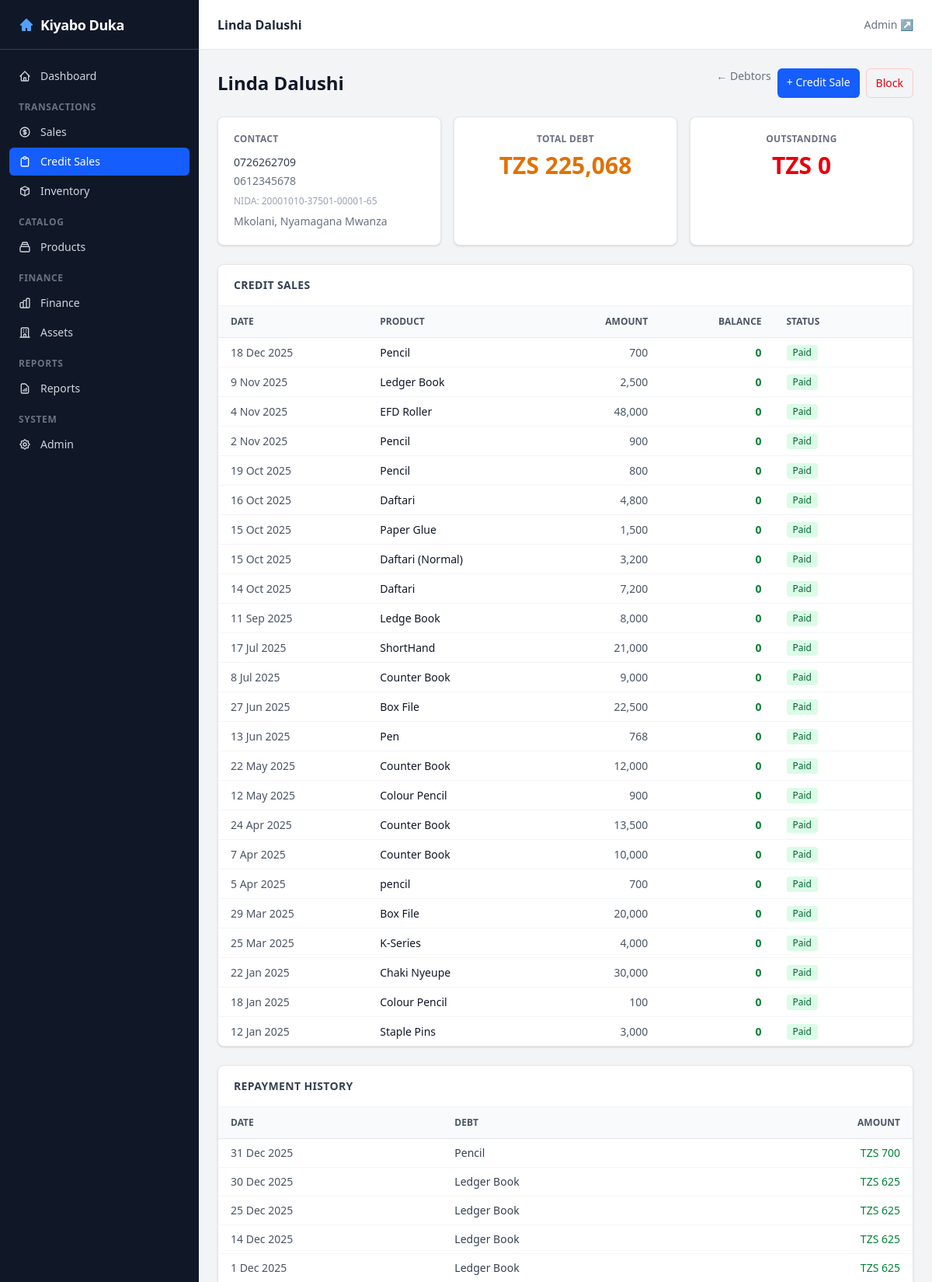
/credit/debtor/1/ (upper part), run on the app's committed database.
### credit/models.py (models this page shows, shortened)
class Debtor(TimestampedModel, ActionMixin):
    name = models.CharField(max_length=255)
    address = models.TextField(blank=True)
    phone_1 = models.CharField(max_length=30, blank=True)
    phone_2 = models.CharField(max_length=30, blank=True)
    nida_id = models.CharField(max_length=255, blank=True, verbose_name='NIDA ID')
    credit_limit = models.DecimalField(max_digits=15, decimal_places=2, default=0,
                                       help_text='Max outstanding balance. 0 = no limit.')
    is_blocked = models.BooleanField(default=False,
                                     help_text='Block new credit sales for this debtor.')
    class Meta:
        ordering = ['name']
    @property
    def total_debt(self):
        expr = ExpressionWrapper(
            F('quantity') * F('unit_price') - F('discount'),
            output_field=DecimalField(max_digits=15, decimal_places=2)
        )
        return self.debts.aggregate(
            t=Coalesce(Sum(expr), Decimal('0'), output_field=DecimalField(max_digits=15, decimal_places=2))
        )['t']
    @property
    def total_paid(self):
        return DebtReturn.objects.filter(debt__debtor=self).aggregate(
            t=Coalesce(Sum('amount'), Decimal('0'))
        )['t']
    @property
    def outstanding_balance(self):
        return self.total_debt - self.total_paid

class Debt(TimestampedModel, ActionMixin):
    debtor = models.ForeignKey(Debtor, on_delete=models.PROTECT, related_name='debts')
    product_spec = models.ForeignKey(ProductSpec, on_delete=models.PROTECT, related_name='debts')
    quantity = models.PositiveIntegerField(default=1)
    unit_price = models.DecimalField(max_digits=15, decimal_places=2)
    discount = models.DecimalField(max_digits=15, decimal_places=2, default=0)
    sale_date = models.DateTimeField(default=timezone.now)
    expected_payment_date = models.DateField(null=True, blank=True)
    reference_number = models.CharField(max_length=50, blank=True, db_index=True)
    payment_method = models.ForeignKey(PaymentMethod, on_delete=models.SET_NULL,
                                       null=True, blank=True,
                                       help_text='Expected repayment channel.')
    class Meta:
        ordering = ['-sale_date']
        verbose_name = 'Credit Sale (Debt)'
    @property
    def amount_due(self):
        return (self.quantity * self.unit_price) - self.discount
    @property
    def total_returned(self):
        return self.returns.aggregate(
            t=Coalesce(Sum('amount'), Decimal('0'))
        )['t']
    @property
    def balance(self):
        return self.amount_due - self.total_returned
    @property
    def is_overdue(self):
        if not self.expected_payment_date:
            return False
        return self.balance > 0 and self.expected_payment_date < timezone.now().date()

class DebtReturn(TimestampedModel, ActionMixin):
    debt = models.ForeignKey(Debt, on_delete=models.PROTECT, related_name='returns')
    amount = models.DecimalField(max_digits=15, decimal_places=2, default=0)
    return_date = models.DateTimeField(default=timezone.now)
    payment_method = models.ForeignKey(PaymentMethod, on_delete=models.PROTECT)
    comment = models.TextField(blank=True)
    class Meta:
        ordering = ['-return_date']
        verbose_name = 'Debt Repayment'

### catalog/models.py (models this page shows, shortened)
class ProductSpec(TimestampedModel, ActionMixin):
    product = models.ForeignKey(Product, on_delete=models.PROTECT, related_name='specs')
    spec_value = models.ForeignKey(SpecValue, on_delete=models.PROTECT, related_name='product_specs')
    default_cost_price = models.DecimalField(max_digits=15, decimal_places=2, null=True, blank=True)
    default_selling_price = models.DecimalField(max_digits=15, decimal_places=2, null=True, blank=True)
    reorder_level = models.PositiveIntegerField(default=5)
    current_stock = models.IntegerField(default=0)
    cached_wac = models.DecimalField(max_digits=15, decimal_places=2, default=0,
                                     verbose_name='Cached Weighted Avg Cost')
    cached_stock_value = models.DecimalField(max_digits=15, decimal_places=2, default=0,
                                             verbose_name='Cached Stock Value (TZS)')
    budget_monthly_sales_qty = models.PositiveIntegerField(default=0)
    class Meta:
        unique_together = [['product', 'spec_value']]
        ordering = ['product__name', 'spec_value__value']

class Product(TimestampedModel):
    name = models.CharField(max_length=255)
    product_type = models.ForeignKey(ProductType, on_delete=models.PROTECT, related_name='products')
    brand = models.ForeignKey(Brand, on_delete=models.SET_NULL, null=True, blank=True, related_name='products')
    unit = models.ForeignKey(Unit, on_delete=models.SET_NULL, null=True, blank=True, related_name='products')
    image_path = models.CharField(max_length=255, blank=True)
    class Meta:
        unique_together = [['name', 'product_type', 'brand']]
        ordering = ['name']

### credit/views.py (the view)
# urls.py: path('debtor/<int:pk>/', views.DebtorDetailView.as_view(), name='debtor_detail'),
class DebtorDetailView(DetailView):
    model = Debtor
    template_name = 'credit/debtor_detail.html'
    context_object_name = 'debtor'

### templates/credit/debtor_detail.html (shortened to what this page needs)
{% extends 'base.html' %}
{% load humanize %}
{% block page_title %}<h1 class="text-base font-semibold text-gray-800">{{ debtor.name }}</h1>{% endblock %}
{% block content %}
<div class="flex items-center justify-between mb-6">
    <div>
        <h1 class="text-2xl font-bold text-gray-900">{{ debtor.name }}</h1>
    </div>
    <div class="flex gap-2">
        <a href="{% url 'credit:index' %}" class="text-sm text-gray-500 hover:text-gray-700">&larr; Debtors</a>
        <a href="{% url 'credit:debt_create' %}?debtor={{ debtor.pk }}"
           class="px-3 py-2 text-sm font-medium text-white bg-blue-600 rounded-md hover:bg-blue-700">+ Credit Sale</a>
        <form method="post" action="{% url 'credit:debtor_block' debtor.pk %}" class="inline" id="block-form-{{ debtor.pk }}">
            <button type="submit" class="px-3 py-2 text-sm font-medium border rounded-md
                {% if debtor.is_blocked %}text-green-600 border-green-200 hover:bg-green-50{% else %}text-red-600 border-red-200 hover:bg-red-50{% endif %}">
                {% if debtor.is_blocked %}Unblock{% else %}Block{% endif %}
            </button>
        </form>
    </div>
</div>
<div class="grid grid-cols-1 md:grid-cols-3 gap-4 mb-6">
    <div class="bg-white rounded-lg shadow-sm border border-gray-200 p-5">
        <h3 class="text-xs font-semibold text-gray-500 uppercase tracking-wide mb-3">Contact</h3>
        <p class="text-sm text-gray-700 font-medium mb-1">{{ debtor.phone_1|default:"No phone" }}</p>
        {% if debtor.phone_2 %}<p class="text-sm text-gray-500 mb-1">{{ debtor.phone_2 }}</p>{% endif %}
        {% if debtor.nida_id %}<p class="text-xs text-gray-400 mt-2">NIDA: {{ debtor.nida_id }}</p>{% endif %}
        {% if debtor.address %}<p class="text-sm text-gray-500 mt-2">{{ debtor.address }}</p>{% endif %}
    </div>
    <div class="bg-white rounded-lg shadow-sm border border-gray-200 p-5 text-center">
        <p class="text-xs font-semibold text-gray-500 uppercase tracking-wide mb-2">Total Debt</p>
        <p class="text-3xl font-bold text-amber-600 tabular-nums">TZS {{ debtor.total_debt|floatformat:0|intcomma }}</p>
    </div>
    <div class="bg-white rounded-lg shadow-sm border border-gray-200 p-5 text-center">
        <p class="text-xs font-semibold text-gray-500 uppercase tracking-wide mb-2">Outstanding</p>
        <p class="text-3xl font-bold text-red-600 tabular-nums">TZS {{ debtor.outstanding_balance|floatformat:0|intcomma }}</p>
    </div>
</div>
<div class="bg-white rounded-lg shadow-sm border border-gray-200 overflow-hidden mb-6">
    <div class="px-5 py-4 border-b border-gray-100">
        <h2 class="text-sm font-semibold text-gray-700 uppercase tracking-wide">Credit Sales</h2>
    </div>
    <div class="overflow-x-auto">
        <table class="min-w-full divide-y divide-gray-200 text-sm">
            <thead class="bg-gray-50">
                <tr>
                    <th class="px-4 py-3 text-left text-xs font-semibold text-gray-600 uppercase">Date</th>
                    <th class="px-4 py-3 text-left text-xs font-semibold text-gray-600 uppercase">Product</th>
                    <th class="px-4 py-3 text-right text-xs font-semibold text-gray-600 uppercase">Amount</th>
                    <th class="px-4 py-3 text-right text-xs font-semibold text-gray-600 uppercase">Balance</th>
                    <th class="px-4 py-3 text-left text-xs font-semibold text-gray-600 uppercase">Status</th>
                    <th class="px-4 py-3"></th>
                </tr>
            </thead>
            <tbody class="divide-y divide-gray-100">
                {% for debt in debtor.debts.all %}
                <tr id="debt-row-{{ debt.pk }}" class="hover:bg-gray-50 {% if debt.is_overdue %}bg-red-50{% endif %}">
                    <td class="px-4 py-2 text-gray-600">{{ debt.sale_date|date:"j M Y" }}</td>
                    <td class="px-4 py-2 text-gray-900 font-medium">
                        <a href="{% url 'catalog:product_detail' debt.product_spec.pk %}" class="hover:text-blue-600">{{ debt.product_spec.product.name }}</a>
                    </td>
                    <td class="px-4 py-2 text-right tabular-nums text-gray-600">{{ debt.amount_due|floatformat:0|intcomma }}</td>
                    <td class="px-4 py-2 text-right tabular-nums font-semibold {% if debt.balance > 0 %}text-red-600{% else %}text-green-700{% endif %}">{{ debt.balance|floatformat:0|intcomma }}</td>
                    <td class="px-4 py-2">
                        {% if debt.is_overdue %}
                        <span class="inline-flex items-center px-2 py-0.5 rounded text-xs font-medium bg-red-100 text-red-800">Overdue</span>
                        {% elif debt.balance == 0 %}
                        <span class="inline-flex items-center px-2 py-0.5 rounded text-xs font-medium bg-green-100 text-green-800">Paid</span>
                        {% else %}
                        <span class="inline-flex items-center px-2 py-0.5 rounded text-xs font-medium bg-yellow-100 text-yellow-800">Active</span>
                        {% endif %}
                    </td>
                    <td class="px-4 py-2 text-right">
                    </td>
                </tr>
                {% empty %}
                <tr><td colspan="6" class="px-4 py-8 text-center text-gray-400">No credit sales</td></tr>
                {% endfor %}
            </tbody>
        </table>
    </div>
</div>
<div class="bg-white rounded-lg shadow-sm border border-gray-200 overflow-hidden">
    <div class="px-5 py-4 border-b border-gray-100">
        <h2 class="text-sm font-semibold text-gray-700 uppercase tracking-wide">Repayment History</h2>
    </div>
    <table class="min-w-full divide-y divide-gray-200 text-sm">
        <thead class="bg-gray-50">
            <tr>
                <th class="px-4 py-3 text-left text-xs font-semibold text-gray-600 uppercase">Date</th>
                <th class="px-4 py-3 text-left text-xs font-semibold text-gray-600 uppercase">Debt</th>
                <th class="px-4 py-3 text-right text-xs font-semibold text-gray-600 uppercase">Amount</th>
            </tr>
        </thead>
        <tbody class="divide-y divide-gray-100">
            {% for debt in debtor.debts.all %}
            {% for ret in debt.returns.all %}
            <tr>
                <td class="px-4 py-2 text-gray-600">{{ ret.return_date|date:"j M Y" }}</td>
                <td class="px-4 py-2 text-gray-700">{{ debt.product_spec.product.name }}</td>
                <td class="px-4 py-2 text-right tabular-nums font-medium text-green-700">TZS {{ ret.amount|floatformat:0|intcomma }}</td>
            </tr>
            {% endfor %}
            {% empty %}
            <tr><td colspan="3" class="px-4 py-6 text-center text-gray-400">No repayments recorded.</td></tr>
            {% endfor %}
        </tbody>
    </table>
</div>
{% endblock %}

### data on the page
Debtor: name "Linda Dalushi", phone_1 "0726262709", phone_2 "0612345678", nida_id "20001010-37501-00001-65", address "Mkolani, Nyamagana Mwanza", total_debt "225,068", outstanding_balance "0"
Debt: sale_date "18 Dec 2025", product_spec.product.name "Pencil", amount_due "700", balance "0", expected_payment_date "Paid"
Debt: sale_date "9 Nov 2025", product_spec.product.name "Ledger Book", amount_due "2,500", balance "0", expected_payment_date "Paid"
Debt: sale_date "4 Nov 2025", product_spec.product.name "EFD Roller", amount_due "48,000", balance "0", expected_payment_date "Paid"
Debt: sale_date "2 Nov 2025", product_spec.product.name "Pencil", amount_due "900", balance "0", expected_payment_date "Paid"
Debt: sale_date "19 Oct 2025", product_spec.product.name "Pencil", amount_due "800", balance "0", expected_payment_date "Paid"
Debt: sale_date "16 Oct 2025", product_spec.product.name "Daftari", amount_due "4,800", balance "0", expected_payment_date "Paid"
Debt: sale_date "15 Oct 2025", product_spec.product.name "Paper Glue", amount_due "1,500", balance "0", expected_payment_date "Paid"
Debt: sale_date "15 Oct 2025", product_spec.product.name "Daftari (Normal)", amount_due "3,200", balance "0", expected_payment_date "Paid"
Debt: sale_date "14 Oct 2025", product_spec.product.name "Daftari", amount_due "7,200", balance "0", expected_payment_date "Paid"
Debt: sale_date "11 Sep 2025", product_spec.product.name "Ledge Book", amount_due "8,000", balance "0", expected_payment_date "Paid"
Debt: sale_date "17 Jul 2025", product_spec.product.name "ShortHand", amount_due "21,000", balance "0", expected_payment_date "Paid"
Debt: sale_date "8 Jul 2025", product_spec.product.name "Counter Book", amount_due "9,000", balance "0", expected_payment_date "Paid"
Debt: sale_date "27 Jun 2025", product_spec.product.name "Box File", amount_due "22,500", balance "0", expected_payment_date "Paid"
Debt: sale_date "13 Jun 2025", product_spec.product.name "Pen", amount_due "768", balance "0", expected_payment_date "Paid"
Debt: sale_date "22 May 2025", product_spec.product.name "Counter Book", amount_due "12,000", balance "0", expected_payment_date "Paid"
Debt: sale_date "12 May 2025", product_spec.product.name "Colour Pencil", amount_due "900", balance "0", expected_payment_date "Paid"
Debt: sale_date "24 Apr 2025", product_spec.product.name "Counter Book", amount_due "13,500", balance "0", expected_payment_date "Paid"
Debt: sale_date "7 Apr 2025", product_spec.product.name "Counter Book", amount_due "10,000", balance "0", expected_payment_date "Paid"
Debt: sale_date "5 Apr 2025", product_spec.product.name "pencil", amount_due "700", balance "0", expected_payment_date "Paid"
Debt: sale_date "29 Mar 2025", product_spec.product.name "Box File", amount_due "20,000", balance "0", expected_payment_date "Paid"
Debt: sale_date "25 Mar 2025", product_spec.product.name "K-Series", amount_due "4,000", balance "0", expected_payment_date "Paid"
Debt: sale_date "22 Jan 2025", product_spec.product.name "Chaki Nyeupe", amount_due "30,000", balance "0", expected_payment_date "Paid"
Debt: sale_date "18 Jan 2025", product_spec.product.name "Colour Pencil", amount_due "100", balance "0", expected_payment_date "Paid"
Debt: sale_date "12 Jan 2025", product_spec.product.name "Staple Pins", amount_due "3,000", balance "0", expected_payment_date "Paid"
DebtReturn: return_date "31 Dec 2025", amount "700"
DebtReturn: return_date "30 Dec 2025", amount "625"
DebtReturn: return_date "25 Dec 2025", amount "625"
DebtReturn: return_date "14 Dec 2025", amount "625"
DebtReturn: return_date "1 Dec 2025", amount "625"
